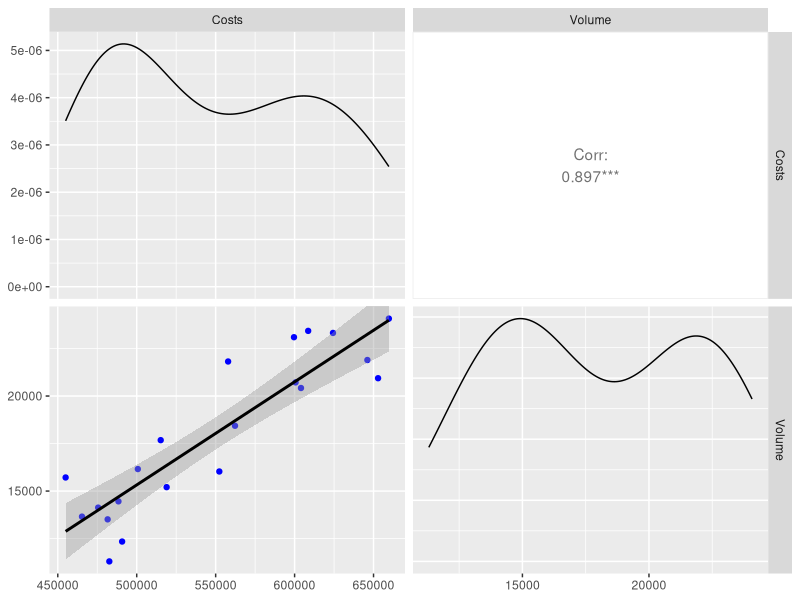
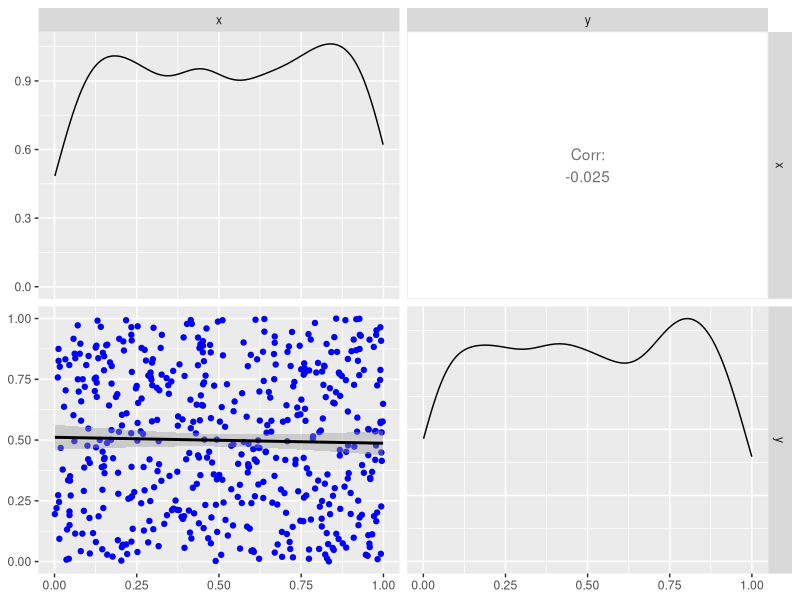
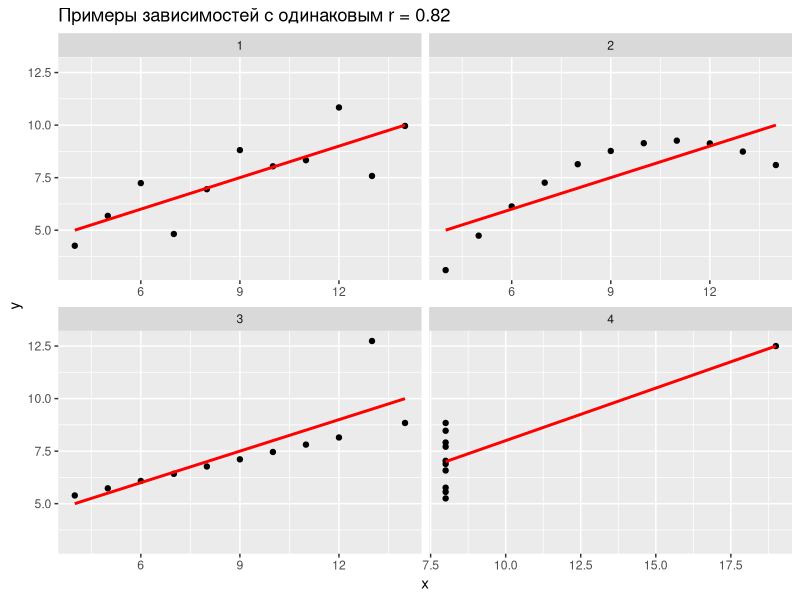

Reproduce these figures in R, in order. (Note: this script raises an error after producing the figures.)
## ---- chunk 1
knitr::opts_chunk$set(echo = TRUE, warning = FALSE)
options(width = 100) # ширина текстового вывода
options(digits = 3) # число знаков после запятой в выводе 
## ---- chunk 2
library(readr) # считывание данных из текстовых файлов
library(tidyverse) # манипулирование данными 
library(ggplot2) # визуализация 
library(GGally) # построение матрицы диаграмм рассеяния 
library(ggfortify) # визуализация диагностических графиков
library(modelr) # вспомогательные функции для работы с моделями
library(broom) # преобразование результатов моделирования в табличный вид
library(readxl)
## ---- chunk 3
random_data50 <- read_xlsx('test_dataset.xlsx', sheet='50')
random_data500 <- read_xlsx('test_dataset.xlsx', sheet='500')
random_data5000 <- read_xlsx('test_dataset.xlsx', sheet='5000')
volume_costs <- read_xlsx('test_dataset.xlsx', sheet='vol_costs')
glimpse(random_data50) # Структура данных 
summary(random_data50) # Описательная статистика + проверка пропущенных значений 
## ---- chunk 4
m_rnd50 <- lm(y ~ x, data = random_data50) 
coef(m_rnd50) 
## ---- chunk 5
m_rnd500 <- lm(y ~ x, data = random_data500) 
coef(m_rnd500) 
## ---- chunk 6
m_rnd5000 <- lm(y ~ x, data = random_data5000) 
coef(m_rnd5000) 
## ---- chunk 7
m_volume_costs <- lm(Costs ~ Volume, data = volume_costs) 
coef(m_volume_costs) 
## ---- chunk 8
ggpairs(m_volume_costs, columns = c("Costs", "Volume"),  
        lower = list(continuous = wrap("smooth_lm", color = 'blue'))) # добавили тренд и покрасили точки 
## ---- chunk 9
ggpairs(m_rnd500, columns = c("x", "y"),  
        lower = list(continuous = wrap("smooth_lm", color = 'blue'))) # добавили тренд и покрасили точки 
## ---- chunk 10
# Для двух столбцов: 
cor(volume_costs$Volume, volume_costs$Costs)
#Для всех столбцов: 
options(digits = 3) # число знаков после запятой в выводе 
volume_costs %>% 
  cor() 
## ---- chunk 11
head(anscombe, 4) 
## ---- chunk 12

anscombe_tall <- anscombe %>%
 pivot_longer(everything(),
   names_to = c(".value", "case"),
   names_pattern = "(.)(.)"
 )
head(anscombe_tall, 30)
anscombe_tall2 <- anscombe_tall
## ---- chunk 13
anscombe_tall %>% group_by(case) %>% summarize(r = cor(x, y))
## ---- chunk 14
ggplot(data = anscombe_tall, mapping = aes(x, y)) + 
  geom_point() + 
  facet_wrap(~ case, ncol = 2, scales = 'free_x') + 
  geom_smooth(method = 'lm', se = F, color = 'red') +
  labs(title = "Примеры зависимостей с одинаковым r = 0.82")
## ---- chunk 15
with(volume_costs, cor.test(Volume, Costs))
## ---- chunk 16
with(random_data50, cor.test(x, y))
## ---- chunk 17
with(random_data5000, cor.test(x, y))
## ---- chunk 18

anscombe_tall_case2 <- anscombe_tall2 %>%
  filter (case == '2')
anscombe_tall_case1
## ---- chunk 19
with(anscombe_tall_case2, cor.test(x, y))
## ---- chunk 20
ggplot(data = volume_costs, mapping = aes(Delivery_volume, Costs)) + 
  geom_point() + 
  geom_smooth(method=lm, se=F, color='blue') + 
  labs(title = 'Регрессионная прямая для оценки затрат\nзависимости от объема перевозок')
## ---- chunk 21
m_volume_costs <- lm(Costs ~ Delivery_volume, data=volume_costs) 
# Выделение коэффициентов
coef_Delvol_Costs <- coef(m_volume_costs) 
coef_Delvol_Costs
m_volume_costs
## ---- chunk 22
names(m_volume_costs) 
## ---- chunk 23
pred_Delvol_Costs <- volume_costs %>% add_predictions(m_volume_costs)
ggplot(data = pred_Delvol_Costs) +
  geom_point(aes(Delivery_volume, Costs)) +
  geom_line(aes(Delivery_volume, pred), color = 'red') +
  labs(title='Регрессионная прямая для оценки затрат\nв зависимости от объема перевозок')
pred_Delvol_Costs
## ---- chunk 24
grid_Delvol_Costs <- volume_costs %>%
  data_grid(Delivery_volume = seq_range(Delivery_volume, 10)) %>%
  add_predictions(m_volume_costs)
grid_Delvol_Costs 
ggplot(data = pred_Delvol_Costs) +
#ggplot(data = grid_Delvol_Costs) +
  geom_point(aes(Delivery_volume, Costs)) +
 #geom_point(aes(Delivery_volume, pred)) +
  geom_line(aes(Delivery_volume, pred), data = grid_Delvol_Costs , color = 'red') +
  labs(title = 'Регрессионная прямая для оценки затрат\nв зависимости от объема перевозок')
## ---- chunk 25
summary(m_volume_costs)
confint(m_volume_costs)
## ---- chunk 26
Delvol_mtable <- tidy(m_volume_costs)  %>%
  bind_cols(confint_tidy(m_volume_costs))
Delvol_mtable
## ---- chunk 27
ggplot(data = Delvol_mtable, mapping = aes(x = term, y = estimate)) +
  geom_errorbar(aes(ymin = conf.low, ymax = conf.high), color = 'red') +
  geom_point() +
  geom_hline(yintercept = 0, linetype = 'dashed', color = 'red') +
  labs(title = 'Интервальная оценка коэффициентов для модели с Delvol',
       x = 'Коэффициент',
       y = NULL) 
## ---- chunk 28
new_Delvol <- tibble(Delivery_volume = seq(10000, 20000, by = 2000))
new_Delvol_pred <- predict(m_volume_costs, newdata = new_Delvol)
cbind(new_Delvol, Costs = new_Delvol_pred) # склеиваем результаты в одну таблицу
## ---- chunk 29
ggplot(data = pred_Delvol_Costs, mapping = aes(Delivery_volume, Costs)) +
  geom_point() +
  geom_smooth(method = 'lm', 
              color = 'red') +
    geom_smooth(method = 'lm',
              level = .8,
              color = 'red') +
  labs(title = '80% и 90% доверительные интервалы для регрессионной прямой')
## ---- chunk 30
# 95% доверительный интервал для среднего
ci_Delvol_Costs <- predict(m_volume_costs, 
                        newdata = volume_costs,
                        interval = 'confidence',
                        level = 0.95) %>%
  as.data.frame() %>%
  rename(lci = lwr, uci = upr)
# 95% доверительный интервал для отдельных наблюдений
pi_Delvol_Costs <- predict(m_volume_costs, 
                        newdata = volume_costs,
                        interval = 'prediction',
                        level = 0.95) %>%
  as.data.frame() %>%
  select(-fit) %>% # точечный прогноз уже есть в наборе, удаляем этот столбец
  rename(lpi = lwr, upi = upr)
# Склеиваем все в одну таблицу
pred_Delvol_Costs2 <- bind_cols(volume_costs, ci_Delvol_Costs, pi_Delvol_Costs)
## ---- chunk 31
p_Delvol_Costs <- ggplot(data = pred_Delvol_Costs2) +
  
  geom_ribbon(aes(Delivery_volume, ymin = lpi, ymax = upi), 
              fill = 'lightskyblue', alpha = 0.5) + 
  
  geom_ribbon(aes(Delivery_volume, ymin = lci, ymax = uci), 
              fill = 'darkgray', alpha = 0.5) +
  
  geom_line(aes(Delivery_volume, fit), color = 'red') +
  geom_point(aes(Delivery_volume, Costs)) +
  labs(title = paste('Интервальный прогноз (95% интервалы)', 
                      
                     sep = '\n'),
       y = 'Оценка затрат' )
p_Delvol_Costs
## ---- chunk 32
outliers_Delvol_Costs <- pred_Delvol_Costs2 %>%
  filter(Costs < lpi | Costs > upi) %>%
  mutate(Error = Costs - fit)
outliers_Delvol_Costs
# Выделение выбросов на диаграмме рассеяния (предыдущий график)
p_Delvol_Costs +
  geom_point(aes(x = Delivery_volume, y = Costs),
             data = outliers_Delvol_Costs,
             color = 'red', alpha = 0.5,
             size = 5) +
  geom_text(aes(x = Delivery_volume, y = Costs),
            data = outliers_Delvol_Costs, label = "outlier", 
            vjust = -0.8 )
## ---- chunk 33
ggplot(data = volume_costs, mapping = aes(Delivery_volume, Costs)) +
  geom_point() +
  geom_hline(aes(yintercept = mean(Costs)), color = 'red', linetype = 'dashed') +
  geom_linerange(aes(ymin = mean(Costs), ymax = Costs))
## ---- chunk 34
pred_Delvol_Costs
pred_Delvol_Costs2

## ---- chunk 35
ggplot(data = pred_Delvol_Costs, mapping = aes(Delivery_volume, Costs)) +
  geom_point() +
  geom_line(aes(y = pred), color = 'red' ) +
  #geom_line(aes(y = Costs), color = 'red' ) +
  geom_hline(aes(yintercept = mean(Costs)), color = 'red', linetype = 'dashed') +
  geom_linerange(aes(ymin = mean(Costs), ymax = Costs), 
                 color = 'darkgray', linetype = 'dashed') +
  geom_linerange(aes(ymin = pred, ymax = Costs))
## ---- chunk 36
# Стандартное отклонение: 
paste('Стандартное отклонение:', round(sd(volume_costs$Costs), 1))
RSE_Delvol = summary(m_volume_costs)$'sigma'
paste('Стандартная ошибка оценки:', round(RSE_Delvol, 1))
## ---- chunk 37
Rsq_Delvol <- summary(m_volume_costs)$r.squared 
Rsq_Delvol
with(volume_costs, cor(Delivery_volume, Costs)^2) 
## ---- chunk 38
glance(m_volume_costs)
## ---- chunk 39
anova(m_volume_costs)
